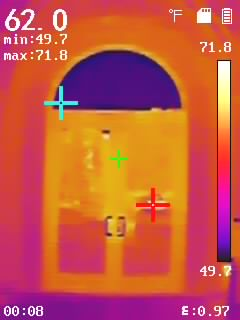
#> input picture Cuneo_Hall/CH01.jpeg, 240 x 320 px; its folder holds only this picture in this run
$ python 'Thermal Images.py'
#> lines starting #> are read from the running program, lines starting #| are printed output that depends on the picture; after the words box and inside, x2 and y2 are one past the last pixel; in counts of white or black regions, pixels touching at a corner belong together
import cv2
import numpy as np
import matplotlib.pyplot as plt
import pandas as pd
import os
from pathlib import Path

# ================================================================
# USER INPUT (EDIT ONLY THIS SECTION)
# ================================================================

# Example Input
INPUT_FOLDER = "Cuneo_Hall"
OUTPUT_FOLDER = "Cuneo_Hall_cleaned"
VISUALIZE = True

# After inputting the results, run the code and check your folder for results

# ================================================================
# Detect crosshair coordinates (RED and CYAN/GREEN)
# ================================================================
def detect_plus_sign_coordinates(img):
    """
    Detect plus-sign cross-hairs for red and cyan/green markers.
    Returns:
        red_points -> list of (x, y)
        cyan_points -> list of (x, y)
    """
    hsv = cv2.cvtColor(img, cv2.COLOR_BGR2HSV)

    # Red detection
    lower_red1 = np.array([0, 215, 80])
    upper_red1 = np.array([6, 255, 255])
    red_mask1 = cv2.inRange(hsv, lower_red1, upper_red1)

    lower_red2 = np.array([174, 215, 80])
    upper_red2 = np.array([180, 255, 255])
    red_mask2 = cv2.inRange(hsv, lower_red2, upper_red2)

    red_mask = cv2.bitwise_or(red_mask1, red_mask2)

    # Cyan + Green
    cyan_mask = cv2.inRange(hsv, np.array([80, 100, 150]), np.array([100, 255, 255]))
    green_mask = cv2.inRange(hsv, np.array([35, 100, 120]), np.array([75, 255, 255]))

    # Helper: find centroids of contours
    def extract_points(mask, min_area=8, max_area=500):
        pts = []
        contours, _ = cv2.findContours(mask, cv2.RETR_EXTERNAL, cv2.CHAIN_APPROX_SIMPLE)
        for cnt in contours:
            area = cv2.contourArea(cnt)
            if min_area <= area <= max_area:
                M = cv2.moments(cnt)
                if M["m00"] != 0:
                    cx = int(M["m10"] / M["m00"])
                    cy = int(M["m01"] / M["m00"])
                    pts.append((cx, cy))
        return pts

    red_points = extract_points(red_mask)
    cyan_points = extract_points(cyan_mask)
    green_points = extract_points(green_mask)

    return red_points, cyan_points, green_points


# ================================================================
# Existing function (UNCHANGED) – but still used for mask pipeline
# ================================================================
def detect_plus_signs(img, size_range=(5, 30)):
    hsv = cv2.cvtColor(img, cv2.COLOR_BGR2HSV)

    # Red detection
    lower_red1 = np.array([0, 215, 80])
    upper_red1 = np.array([6, 255, 255])
    red_mask1 = cv2.inRange(hsv, lower_red1, upper_red1)

    lower_red2 = np.array([174, 215, 80])
    upper_red2 = np.array([180, 255, 255])
    red_mask2 = cv2.inRange(hsv, lower_red2, upper_red2)

    red_mask = cv2.bitwise_or(red_mask1, red_mask2)

    # Cyan/green detection
    cyan_mask = cv2.inRange(hsv, np.array([80, 120, 20]), np.array([100, 255, 255]))
    lower_green_wide = np.array([40, 50, 50])
    upper_green_wide = np.array([90, 255, 255])
    green_mask = cv2.inRange(hsv, lower_green_wide, upper_green_wide)

    final_mask = np.zeros_like(red_mask)

    # Cyan/Green
    green = cv2.bitwise_or(cyan_mask, green_mask)
    contours, _ = cv2.findContours(green, cv2.RETR_EXTERNAL, cv2.CHAIN_APPROX_SIMPLE)
    for cnt in contours:
        area = cv2.contourArea(cnt)
        if size_range[0] < area < 500:
            x, y, w, h = cv2.boundingRect(cnt)
            aspect_ratio = max(w, h) / max(min(w, h), 1)
            if 0.5 < aspect_ratio < 2.0:
                cv2.drawContours(final_mask, [cnt], -1, 255, -1)

    # Red
    red_contours, _ = cv2.findContours(red_mask, cv2.RETR_EXTERNAL, cv2.CHAIN_APPROX_SIMPLE)
    for cnt in red_contours:
        area = cv2.contourArea(cnt)
        if size_range[0] < area < 500:
            x, y, w, h = cv2.boundingRect(cnt)
            aspect_ratio = max(w, h) / max(min(w, h), 1)
            if 0.1 < aspect_ratio < 2.0:
                cv2.drawContours(final_mask, [cnt], -1, 255, -1)

    return cv2.dilate(final_mask, np.ones((3, 3), np.uint8), iterations=1)


def choose_single_red_point(img, red_points):
    """
    Select exactly one red crosshair point.
    Uses contour area to identify the main crosshair, and then selects the closest point from the input list.
    """
    if len(red_points) == 0:
        return None

    hsv = cv2.cvtColor(img, cv2.COLOR_BGR2HSV)

    # Use improved red mask (wider range)
    # First range (0 degrees):
    lower_red1 = np.array([0, 215, 80])
    upper_red1 = np.array([6, 255, 255])
    red_mask1 = cv2.inRange(hsv, lower_red1, upper_red1)

    lower_red2 = np.array([174, 215, 80])
    upper_red2 = np.array([180, 255, 255])
    red_mask2 = cv2.inRange(hsv, lower_red2, upper_red2)

    # Combine the two masks
    red_mask = cv2.bitwise_or(red_mask1, red_mask2)

    contours, _ = cv2.findContours(red_mask, cv2.RETR_EXTERNAL, cv2.CHAIN_APPROX_SIMPLE)

    best_center = None
    best_area = 0

    # 1. FIND THE CENTER OF THE LARGEST RED REGION
    for cnt in contours:
        area = cv2.contourArea(cnt)
        if area > best_area:
            M = cv2.moments(cnt)
            if M["m00"] != 0:
                cx = int(M["m10"] / M["m00"])
                cy = int(M["m01"] / M["m00"])
                best_area = area
                best_center = (cx, cy)

    # 2. CHOOSE A TARGET POINT BASED ON THE BEST CENTER
    target_point = None
    if best_center is not None:
        # Use the largest contour's centroid as the reference point
        ref_cx, ref_cy = best_center
    else:
        # If no contour was found (fallback), use the image center as the reference
        h, w = img.shape[:2]
        ref_cx, ref_cy = w // 2, h // 2

    # Select the point from red_points closest to the reference point
    red_points_sorted = sorted(
        red_points,
        key=lambda p: (p[0] - ref_cx) ** 2 + (p[1] - ref_cy) ** 2
    )
    return red_points_sorted[0]


def process_single_image(input_path, output_dir, visualize=False):
    """
    Process a single thermal image and save outputs.

    Args:
        input_path: Path to input image
        output_dir: Directory to save outputs
        visualize: Whether to show visualization plots
    """
    # ================================================================
    # PARAMETERS
    # ================================================================
    SCALE_START_PERCENT = 0.90
    CORNER_MARGIN_X_PERCENT = 0.2
    CORNER_MARGIN_Y_PERCENT = 0.12

    BGR_LOWER_WHITE = np.array([180, 180, 180], dtype=np.uint8)
    BGR_UPPER_WHITE = np.array([255, 255, 255], dtype=np.uint8)
    HSV_LOWER_WHITE = np.array([0, 0, 200], dtype=np.uint8)
    HSV_UPPER_WHITE = np.array([180, 40, 255], dtype=np.uint8)
    BGR_LOWER_GRAY = np.array([100, 100, 100], dtype=np.uint8)
    BGR_UPPER_GRAY = np.array([180, 180, 180], dtype=np.uint8)
    HSV_LOWER_YELLOWISH = np.array([20, 10, 200], dtype=np.uint8)
    HSV_UPPER_YELLOWISH = np.array([55, 100, 255], dtype=np.uint8)

    MORPH_KERNEL = np.ones((3, 3), np.uint8)
    CLOSE_ITERS = 2
    OPEN_ITERS = 1
    MIN_AREA_THRESH = 5
    MAX_AREA_THRESH = 8000
    INPAINT_RADIUS = 3

    # ================================================================
    # Load input
    # ================================================================
    img = cv2.imread(input_path)
    if img is None:
        print(f"Unable to read '{input_path}' - skipping")
        return False

    # Get filename without extension
    filename = Path(input_path).stem

    print(f"Processing {filename}... (shape: {img.shape})")

    # ================================================================
    # DETECT CROSSHAIR COORDINATES
    # ================================================================
    h, w = img.shape[:2]

    # 1. Detect raw points on the ORIGINAL image (img)
    # This ensures colors are pure and detectable
    red_points_raw, cyan_points, green_points = detect_plus_sign_coordinates(img)

    # 2. Define the exclusion zone (temperature scale)
    # Use the same parameters used for the location_mask
    scale_x_start = int(w * SCALE_START_PERCENT)

    def is_outside_scale(point, scale_start_x):
        """Returns True if the point is NOT in the temperature scale region."""
        x, y = point
        # The exclusion region is defined by location_mask[:, scale_x_start:]
        return x < scale_start_x

    # 3. Filter points to exclude those on the temperature scale
    red_points_filtered = [p for p in red_points_raw if is_outside_scale(p, scale_x_start)]
    cyan_points_filtered = [p for p in cyan_points if is_outside_scale(p, scale_x_start)]
    green_points_filtered = [p for p in green_points if is_outside_scale(p, scale_x_start)]

    # 4. Choose the single correct red crosshair from the filtered list
    red_single = choose_single_red_point(img, red_points_filtered)

    # 5. Choose single value for cyan crosshair assuming points are clustered
    cyan_points_filtered = cyan_points_filtered[0] if len(cyan_points_filtered) > 0 else None

    # 6. Save coordinates to CSV
    coord_rows = []

    # Add red point
    if red_single is not None:
        coord_rows.append({"Color": "Red", "X": red_single[0], "Y": red_single[1]})

    # Add cyan point
    if cyan_points_filtered is not None:
        coord_rows.append({"Color": "Cyan", "X": cyan_points_filtered[0], "Y": cyan_points_filtered[1]})

    for (x, y) in green_points_filtered:
        coord_rows.append({"Color": "Green", "X": x, "Y": y})

    df_coords = pd.DataFrame(coord_rows)
    csv_path = os.path.join(output_dir, f"{filename}_coordinates.csv")
    df_coords.to_csv(csv_path, index=False)

    # ================================================================
    # MASK CREATION (original logic)
    # ================================================================
    mask_bgr_white = cv2.inRange(img, BGR_LOWER_WHITE, BGR_UPPER_WHITE)
    mask_bgr_gray = cv2.inRange(img, BGR_LOWER_GRAY, BGR_UPPER_GRAY)

    hsv = cv2.cvtColor(img, cv2.COLOR_BGR2HSV)
    mask_hsv_white = cv2.inRange(hsv, HSV_LOWER_WHITE, HSV_UPPER_WHITE)
    mask_yellowish = cv2.inRange(hsv, HSV_LOWER_YELLOWISH, HSV_UPPER_YELLOWISH)
    plus_sign_mask = detect_plus_signs(img, size_range=(5, 25))

    mask = cv2.bitwise_or(mask_bgr_white, mask_hsv_white)
    mask = cv2.bitwise_or(mask, mask_bgr_gray)
    mask = cv2.bitwise_or(mask, mask_yellowish)
    mask = cv2.bitwise_or(mask, plus_sign_mask)

    gray = cv2.cvtColor(img, cv2.COLOR_BGR2GRAY)
    gray_blur = cv2.GaussianBlur(gray, (3, 3), 0)
    edges = cv2.Canny(gray_blur, 30, 120)
    edges_dilated = cv2.dilate(edges, np.ones((3, 3), np.uint8), iterations=1)

    near_text = cv2.dilate(mask, np.ones((3, 3), np.uint8), iterations=1)
    edges_near_text = cv2.bitwise_and(edges_dilated, near_text)

    h, w = gray.shape[:2]
    top_limit = int(h * 0.075 * 3)
    bottom_limit = int(h * (1 - 0.075))
    y_mask = np.zeros((h, w), dtype=np.uint8)
    y_mask[:top_limit, :] = 255
    y_mask[bottom_limit:, :] = 255
    edges_near_text = cv2.bitwise_and(edges_near_text, y_mask)

    mask = cv2.bitwise_or(mask, edges_near_text)

    kernel_size = 15
    local_mean = cv2.blur(gray.astype(np.float32), (kernel_size, kernel_size))
    difference = gray.astype(np.float32) - local_mean
    _, bright_relative = cv2.threshold(difference.astype(np.uint8), 15, 255, cv2.THRESH_BINARY)

    location_mask = np.zeros_like(gray)
    scale_x_start = int(w * SCALE_START_PERCENT)
    location_mask[:, scale_x_start:] = 255

    corner_mask = np.zeros_like(gray)
    corner_margin_x = int(w * CORNER_MARGIN_X_PERCENT)
    corner_margin_y = int(h * CORNER_MARGIN_Y_PERCENT)
    corner_mask[0:int(corner_margin_y * 2), 0:corner_margin_x] = 1
    corner_mask[0:corner_margin_y, w - corner_margin_x:scale_x_start] = 1
    corner_mask[h - corner_margin_y:h, w - int(corner_margin_x // 1.25):scale_x_start] = 1
    corner_mask[h - corner_margin_y:h, 0:int(corner_margin_x // 2)] = 1

    bright_relative_masked = cv2.bitwise_and(bright_relative, corner_mask)
    mask = cv2.bitwise_or(mask, bright_relative_masked)

    # Define custom masking region: X=198 to w, Y=262 to 675 for minimum temperature at bottom of scale
    X_START = 198
    Y_START = 262
    Y_END = 675

    location_mask_custom_region = np.zeros_like(gray)

    # Ensure bounds are within image limits
    y_slice = slice(Y_START, min(Y_END, h))
    x_slice = slice(X_START, w)

    location_mask_custom_region[y_slice, x_slice] = 255

    mask = cv2.morphologyEx(mask, cv2.MORPH_CLOSE, MORPH_KERNEL, iterations=CLOSE_ITERS)
    mask = cv2.morphologyEx(mask, cv2.MORPH_OPEN, MORPH_KERNEL, iterations=OPEN_ITERS)

    num_labels, labels, stats, centroids = cv2.connectedComponentsWithStats(mask, connectivity=8)
    clean_mask = np.zeros_like(mask)

    for i in range(1, num_labels):
        area = stats[i, cv2.CC_STAT_AREA]
        x, y, w0, h0 = stats[i, cv2.CC_STAT_LEFT:cv2.CC_STAT_LEFT + 4]
        if MIN_AREA_THRESH <= area <= MAX_AREA_THRESH:
            aspect_ratio = max(w0, h0) / max(min(w0, h0), 1)
            if aspect_ratio < 15:
                clean_mask[labels == i] = 255

    clean_mask = cv2.dilate(clean_mask, np.ones((3, 3), np.uint8), iterations=2)
    clean_mask = cv2.bitwise_or(clean_mask, location_mask)

    clean_mask = cv2.bitwise_or(clean_mask, location_mask_custom_region)

    cleaned = cv2.inpaint(img, clean_mask, INPAINT_RADIUS, cv2.INPAINT_NS)

    # Save outputs
    output_clean = os.path.join(output_dir, f"{filename}_cleaned.png")

    cv2.imwrite(output_clean, cleaned)

    print(f"  ✓ Saved: {filename}_cleaned.png, {filename}_coordinates.csv")

    # Visualization (optional)
    if visualize:
        fig, axs = plt.subplots(2, 3, figsize=(18, 12))

        # Top row
        axs[0, 0].imshow(cv2.cvtColor(img, cv2.COLOR_BGR2RGB))
        axs[0, 0].set_title(f"Original - {filename}")

        # Mark detected crosshairs
        if not df_coords.empty:
            # Plot RED (one point)
            if red_single is not None:
                axs[0, 0].plot(red_single[0], red_single[1], 'o', color='red',
                               markersize=12, markeredgecolor='white', markeredgewidth=2)
                axs[0, 0].text(red_single[0], red_single[1] - 15,
                               f"({red_single[0]},{red_single[1]})",
                               color='white', fontsize=8, ha='center',
                               bbox=dict(boxstyle='round', facecolor='red', alpha=0.7))

            # Plot CYAN points
            if cyan_points_filtered is not None:
                axs[0, 0].plot(cyan_points_filtered[0], cyan_points_filtered[1], 'o', color='cyan',
                               markersize=12, markeredgecolor='white', markeredgewidth=2)
                axs[0, 0].text(cyan_points_filtered[0], cyan_points_filtered[1] - 15, f"({cyan_points_filtered[0]},{cyan_points_filtered[1]})",
                               color='white', fontsize=8, ha='center',
                               bbox=dict(boxstyle='round', facecolor='cyan', alpha=0.7))

            # Plot GREEN points
            for (x, y) in green_points:
                axs[0, 0].plot(x, y, 'o', color='green',
                               markersize=12, markeredgecolor='white', markeredgewidth=2)
                axs[0, 0].text(x, y - 15, f"({x},{y})",
                               color='white', fontsize=8, ha='center',
                               bbox=dict(boxstyle='round', facecolor='green', alpha=0.7))

        axs[0, 0].axis('off')

        axs[0, 1].imshow(mask, cmap='gray')
        axs[0, 1].set_title("Combined Raw Mask")
        axs[0, 1].axis('off')

        axs[0, 2].imshow(clean_mask, cmap='gray')
        axs[0, 2].set_title("Final Cleaned Mask")
        axs[0, 2].axis('off')

        # Bottom row
        axs[1, 0].imshow(plus_sign_mask, cmap='gray')
        axs[1, 0].set_title("Cross-Hair Detection")
        axs[1, 0].axis('off')

        location_mask = cv2.bitwise_or(location_mask, location_mask_custom_region)
        axs[1, 1].imshow(location_mask, cmap='gray')
        axs[1, 1].set_title("Location-based UI Removal")
        axs[1, 1].axis('off')

        axs[1, 2].imshow(cv2.cvtColor(cleaned, cv2.COLOR_BGR2RGB))
        axs[1, 2].set_title("Final Cleaned Result")
        axs[1, 2].axis('off')

        plt.tight_layout()
        plt.savefig(os.path.join(output_dir, f"{filename}_analysis.png"), dpi=150)
        plt.close()

    return True


# ================================================================
# BATCH PROCESSING
# ================================================================
def process_folder(input_folder="Cuneo_Hall", output_folder="Cuneo_Hall_cleaned", visualize=False):
    """
    Process all images in the input folder and save to output folder.

    Args:
        input_folder: Path to folder containing thermal images
        output_folder: Path to folder for cleaned outputs
        visualize: Whether to generate visualization plots for each image
    """
    # Create output directory if it doesn't exist
    os.makedirs(output_folder, exist_ok=True)

    # Supported image extensions
    image_extensions = {'.jpg', '.jpeg', '.png', '.bmp', '.tiff', '.tif'}

    # Get all image files
    input_path = Path(input_folder)
    if not input_path.exists():
        print(f"Error: Input folder '{input_folder}' does not exist!")
        return

    image_files = [f for f in input_path.iterdir()
                   if f.is_file() and f.suffix.lower() in image_extensions]

    if not image_files:
        print(f"No images found in '{input_folder}'")
        return

    print(f"\n{'=' * 60}")
    print(f"Found {len(image_files)} images in '{input_folder}'")
    print(f"Output directory: '{output_folder}'")
    print(f"{'=' * 60}\n")

    # Process each image
    success_count = 0
    for i, img_file in enumerate(image_files, 1):
        print(f"[{i}/{len(image_files)}] ", end="")
        if process_single_image(str(img_file), output_folder, visualize):
#> in process_single_image, img is the input picture: shape (320, 240, 3); mean B, G, R 68.8, 87.5, 198.1
#> (printed output is left out)
#> in detect_plus_sign_coordinates, `red_mask1 = cv2.inRange(hsv, lower_red1, upper_red1)`:
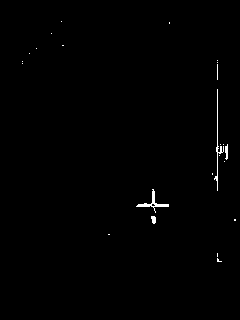
#> red_mask1: shape (320, 240); 0.54% white in thin lines or dots, all inside (x1, y1, x2, y2) = (22, 21, 236, 262)
#> in detect_plus_sign_coordinates, `red_mask2 = cv2.inRange(hsv, lower_red2, upper_red2)`:
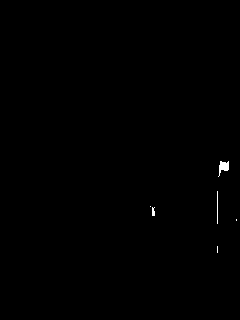
#> red_mask2: shape (320, 240); 0.21% white; 6 white regions (3 under 20 px), largest, box (x1, y1, x2, y2) and area: (218, 161, 229, 177) 93, (217, 191, 218, 224) 33, (152, 207, 155, 216) 23
#> in detect_plus_sign_coordinates, `cyan_mask = cv2.inRange(hsv, np.array([80, 100, 150]), np.array([100, ..`:
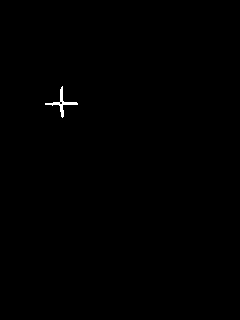
#> cyan_mask: shape (320, 240); 0.22% white; 1 white region, box (x1, y1, x2, y2) and area: (45, 86, 78, 118) 172
#> in detect_plus_sign_coordinates, `green_mask = cv2.inRange(hsv, np.array([35, 100, 120]), np.array([75, ..`:
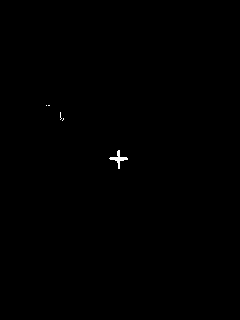
#> green_mask: shape (320, 240); 0.15% white; 5 white regions (4 under 20 px)
#> in extract_points, `contours, _ = cv2.findContours(mask, cv2.RETR_EXTERNAL, cv2.CHAIN_APPR..`: contours = 22 contours, 19 with area under 20; largest, box (x1, y1, x2, y2) and area: (136, 189, 169, 224) 143, (214, 89, 229, 224) 97, (225, 144, 228, 160) 20
#> the loop in extract_points, `for cnt in contours:` made 22 passes
#> (area, cx, cy) on passes 5, 8, 11: (143, 152, 206), (20.5, 226, 151), (97, 221, 164)
#> after the loop in extract_points, `for cnt in contours:`: pts = [(152, 206), (226, 151), (221, 164)]
#> in extract_points (call 2), `contours, _ = cv2.findContours(mask, cv2.RETR_EXTERNAL, cv2.CHAIN_APPR..`: contours = 1 contour; box (x1, y1, x2, y2) and area: (45, 86, 78, 118) 118
#> the loop in extract_points (call 2), `for cnt in contours:` made 1 pass
#> (area, cx, cy) on pass 1: (118, 61, 102)
#> in detect_plus_sign_coordinates, `cyan_points = extract_points(cyan_mask)`: cyan_points = [(61, 102)]
#> in extract_points (call 3), `contours, _ = cv2.findContours(mask, cv2.RETR_EXTERNAL, cv2.CHAIN_APPR..`: contours = 5 contours, 4 with area under 20; largest, box (x1, y1, x2, y2) and area: (109, 150, 128, 169) 68
#> in detect_plus_sign_coordinates, `green_points = extract_points(green_mask)`: green_points = [(118, 158)]
#> in process_single_image, `red_points_raw, cyan_points, green_points = detect_plus_sign_coordinat..`: red_points_raw = [(152, 206), (226, 151), (221, 164)]; cyan_points = [(61, 102)]; green_points = [(118, 158)]
#> in process_single_image, `red_points_filtered = [p for p in red_points_raw if is_outside_scale(p..`: red_points_filtered = [(152, 206)]
#> in process_single_image, `cyan_points_filtered = [p for p in cyan_points if is_outside_scale(p, ..`: cyan_points_filtered = [(61, 102)]
#> in process_single_image, `green_points_filtered = [p for p in green_points if is_outside_scale(p..`: green_points_filtered = [(118, 158)]
#> in choose_single_red_point, `contours, _ = cv2.findContours(red_mask, cv2.RETR_EXTERNAL, cv2.CHAIN_..`: contours = 22 contours, 19 with area under 20; largest, box (x1, y1, x2, y2) and area: (136, 189, 169, 224) 143, (214, 89, 229, 224) 97, (225, 144, 228, 160) 20
#> the loop in choose_single_red_point, `for cnt in contours:` made 22 passes
#> (area, cx, cy, best_area) on pass 5: (143, 152, 206, 143)
#> after the loop in choose_single_red_point, `for cnt in contours:`: M = moments, m00 143, centre m10/m00, m01/m00 = (152.7, 206.6); best_area = 143; cx = 152; cy = 206
#> in choose_single_red_point, `ref_cx, ref_cy = best_center`: ref_cx = 152; ref_cy = 206
#> in choose_single_red_point, `red_points_sorted = sorted( red_points, key=lambda p: (p[0] - ref_cx) ..`: red_points_sorted = [(152, 206)]
#> in process_single_image, `red_single = choose_single_red_point(img, red_points_filtered)`: red_single = (152, 206)
#> in process_single_image, `cyan_points_filtered = cyan_points_filtered[0] if len(cyan_points_filt..`: cyan_points_filtered = (61, 102)
#> the loop in process_single_image, `for (x, y) in green_points_filtered:` made 1 pass
#> after the loop in process_single_image, `for (x, y) in green_points_filtered:`: coord_rows = 3 items
#> in process_single_image, `df_coords = pd.DataFrame(coord_rows)`: df_coords = table of 3 rows and 3 columns
#> in process_single_image, `mask_bgr_white = cv2.inRange(img, BGR_LOWER_WHITE, BGR_UPPER_WHITE)`:
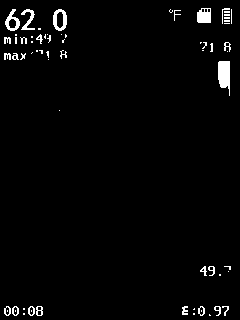
#> mask_bgr_white: shape (320, 240); 2.4% white; 66 white regions (40 under 20 px), largest, box (x1, y1, x2, y2) and area: (218, 61, 230, 96) 316, (197, 8, 211, 23) 179, (53, 9, 67, 31) 170
#> in process_single_image, `mask_bgr_gray = cv2.inRange(img, BGR_LOWER_GRAY, BGR_UPPER_GRAY)`:
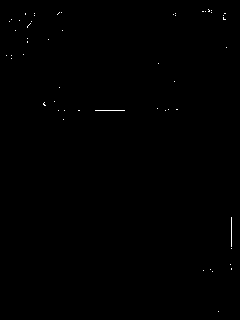
#> mask_bgr_gray: shape (320, 240); 0.18% white in thin lines or dots, all inside (x1, y1, x2, y2) = (6, 9, 232, 312)
#> in process_single_image, `mask_hsv_white = cv2.inRange(hsv, HSV_LOWER_WHITE, HSV_UPPER_WHITE)`:
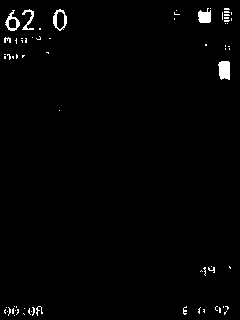
#> mask_hsv_white: shape (320, 240); 1.4% white; 70 white regions (61 under 20 px), largest, box (x1, y1, x2, y2) and area: (218, 61, 230, 80) 196, (198, 8, 211, 23) 147, (53, 9, 67, 31) 125
#> (the rest of the program and of its run is left out)
